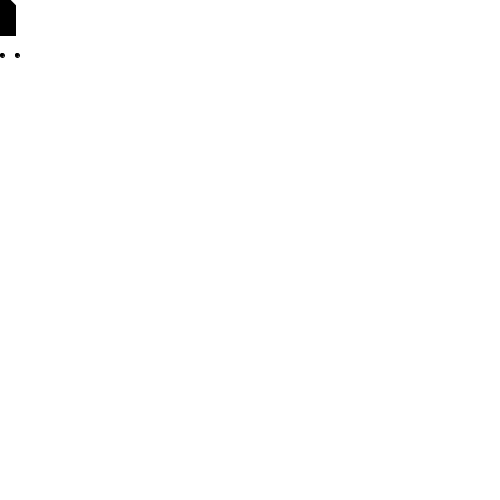
Frame 1 (no input)
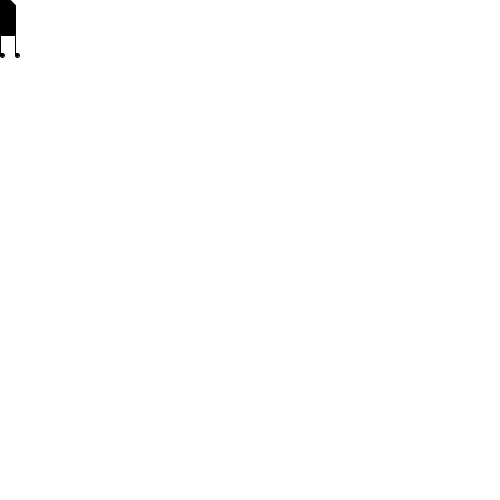
Frame 60 (the mouse pressed at the canvas centre just before this capture)
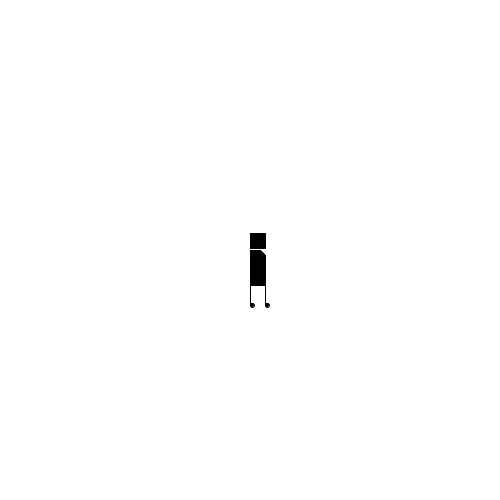
Frame 120 (the mouse held since frame 60 and released just before this capture)

The Processing sketch that drew these frames (run headless with seeded random() and noise(); from frame 60 on, the mouse is pressed at the canvas centre):

// Processing sketch: servo_arm
// ── servo_arm.pde
limb L1, L2;
float g1, g2;
void setup() {
  size(500, 500);
  background(255, 224, 150);
    L1 = new limb(0, 35, 10, g1);
  L2 = new limb(15, 35, 10, g2);
}

void draw() {
  background(255);
  noCursor();
  translate(mouseX, mouseY);
  human();
}

void human()
{
  fill(0);
  rect(0, -17, 15, 15);
  beginShape();
  vertex(0, 0);
  vertex(10, 0);
  vertex(15, 5);
  vertex(15, 35);
  vertex(0, 35);
  vertex(0, 0);
  endShape();
  L1.drawlimbs();
  L1.update();
  L2.drawlimbs();
  L2.update();
}

class limb {
  int armLength, ua, la;
  float uad, lad;
  int sx, sy, ex, ey, hx, hy;
  int mx=5, my=100, i=1, j=1; 
  float f;
  limb(int _joint1, int _joint2, int _armLength, float _f)
  {
    sx =  _joint1;
    sy =  _joint2;
    armLength = _armLength;
    f = _f;
  }
  void drawlimbs() {
    stroke(255, 0, 0, 100);
    stroke(0);
    line(sx, sy, ex, ey);
    line(ex, ey, hx, hy);
  }
  void update() {
    int r =armLength/4;
    float ang = TWO_PI *f;
    float mx = cos(ang) * r + sx ;
    float my = sin(ang) * r + sy+ 2*armLength;
    ellipse(mx, my, 4, 4);
    float dx = mx - sx;
    float dy = my - sy;
    float distance = sqrt(dx*dx+dy*dy);
    int a = armLength;
    int b = armLength;
    float c = min(distance, a + b);
    float B = acos((b*b-a*a-c*c)/(-2*a*c));
    float C = acos((c*c-a*a-b*b)/(-2*a*b));
    float D = atan2(dy, dx);
    float E = D + B + PI + C;
    ex = int((cos(E) * a)) + sx;
    ey = int((sin(E) * a)) + sy;
    hx = int((cos(D+B) * b)) + ex;
    hy = int((sin(D+B) * b)) + ey;
  }
}


void keyPressed()
{  L1 = new limb(0, 35, 10, g2);
  L2 = new limb(15, 35, 10, g1);
  if (key == CODED)
  {
    if (keyCode == RIGHT)
    {
      g1 = g1+ 0.01;
      g2 = g2-0.01;
    }
    if (keyCode == LEFT)
    {
      g1 = g1-0.01;
      g2 = g2+ 0.01;
    }
  }
}
